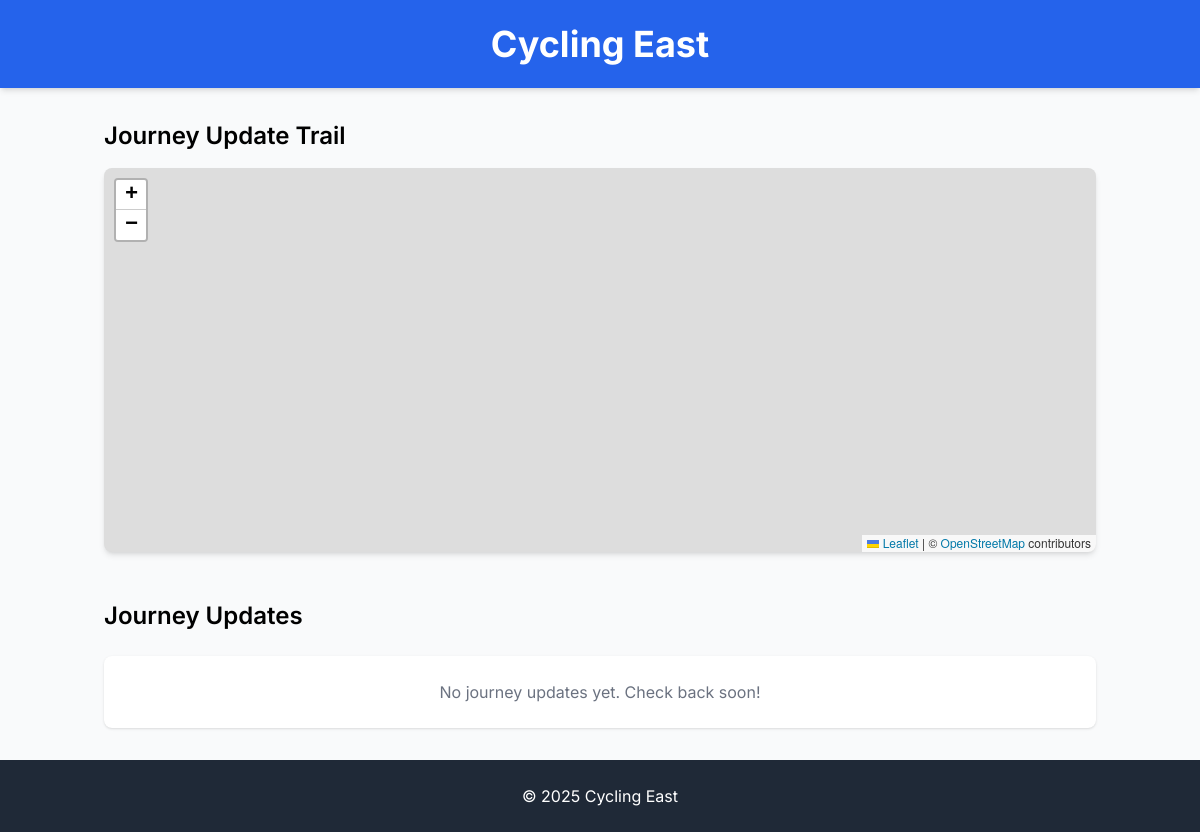
The app's page /, older data.
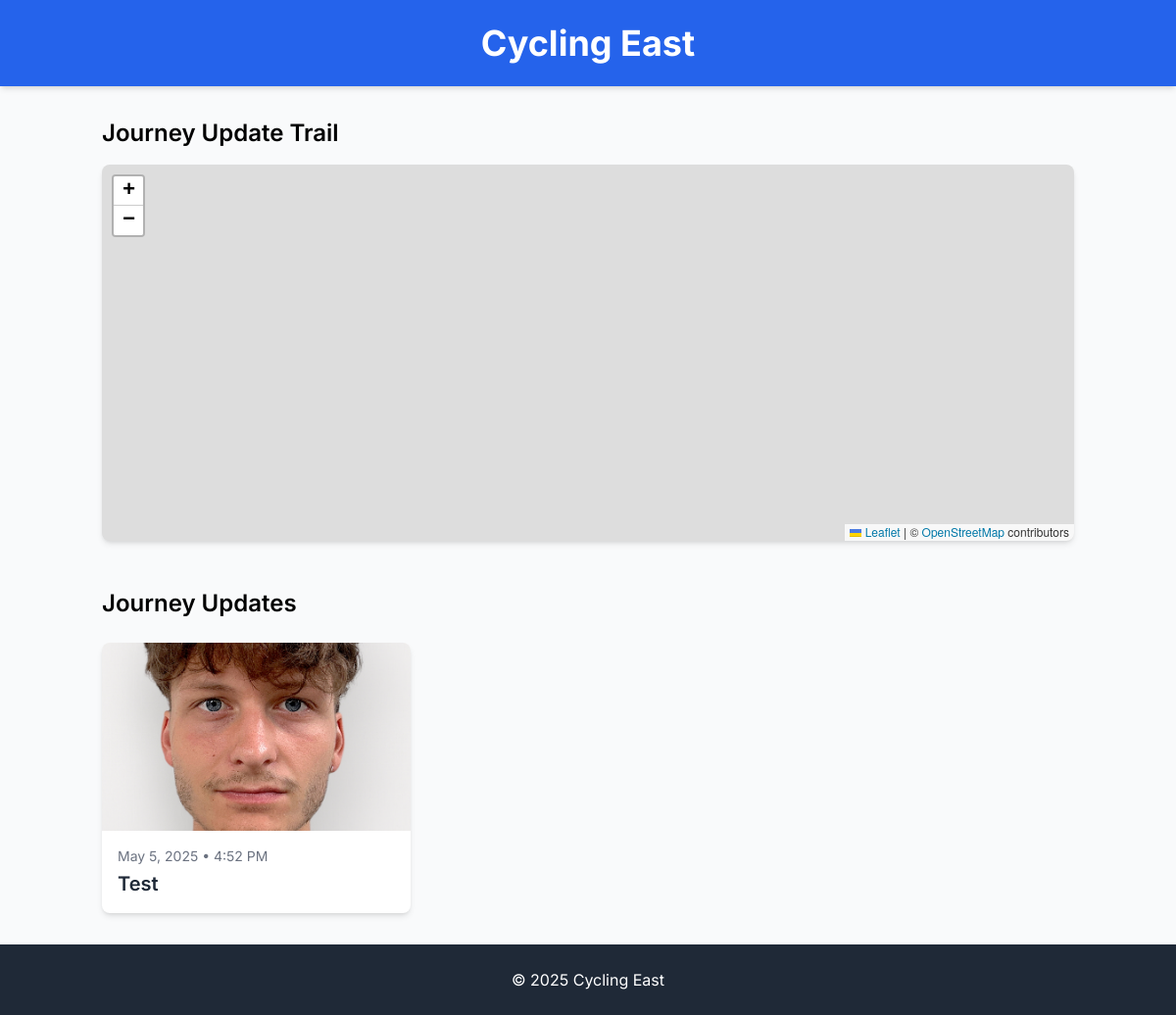
The same page, newer data.
### blog/models.py (models this page shows, shortened)
class BlogPost(models.Model):
    title = models.CharField(max_length=200)
    description = models.TextField()
    timestamp = models.DateTimeField(auto_now_add=True)
    latitude = models.FloatField(null=True, blank=True)
    longitude = models.FloatField(null=True, blank=True)
    class Meta:
        ordering = ['-timestamp']
    def get_absolute_url(self):
        return reverse('blog_detail', args=[str(self.id)])
    @property
    def first_image(self):
        image = self.images.first()
        return image if image else None
    @property
    def has_location(self):
        return self.latitude is not None and self.longitude is not None

class BlogImage(models.Model):
    blog_post = models.ForeignKey(BlogPost, related_name='images', on_delete=models.CASCADE)
    image = models.ImageField(upload_to='blog_images/')
    order = models.IntegerField(default=0)
    class Meta:
        ordering = ['order']

### blog/views.py (the view, shortened to what this page needs)
# urls.py: path('', views.BlogListView.as_view(), name='blog_list'),
class BlogListView(ListView):
    model = BlogPost
    template_name = 'blog/blog_list.html'
    context_object_name = 'blog_posts'
    def get_context_data(self, **kwargs):
        context = super().get_context_data(**kwargs)
        posts_with_location = []
        context['blog_posts_with_location'] = posts_with_location
        return context

### tracnblog/context_processors.py (called while the page is built)
def base_url_processor(request):
    return { 'BASE_URL': getattr(settings, 'BASE_URL', '') }

### templates/blog/blog_list.html (shortened to what this page needs)
{% extends 'base.html' %}
{% block content %}
    <div class="mb-8">
        <h2 class="text-2xl font-semibold mb-4">Journey Update Trail</h2>
        <div id="map" class="w-full h-96 rounded-lg shadow-md"></div>
    </div>
    <div class="mt-12" id="journey-updates">
        <h2 class="text-2xl font-semibold mb-6">Journey Updates</h2>
        {% if blog_posts %}
            <div class="grid grid-cols-1 md:grid-cols-2 lg:grid-cols-3 gap-6">
                {% for post in blog_posts %}
                    <a href="{{ post.get_absolute_url }}" class="blog-card bg-white rounded-lg shadow-md overflow-hidden transition-transform duration-200 hover:shadow-lg hover:-translate-y-1" data-blog-id="{{ post.id }}">
                        {% if post.first_image %}
                            <div class="h-48 overflow-hidden">
                                <img src="{{ BASE_URL }}{{ post.first_image.image.url }}" alt="{{ post.title }}" class="w-full h-full object-cover">
                            </div>
                        {% else %}
                            <div class="h-48 bg-gray-200 flex items-center justify-center">
                                <i class="fas fa-image text-gray-400 text-4xl"></i>
                            </div>
                        {% endif %}
                        <div class="p-4">
                            <p class="text-sm text-gray-500 mb-1">{{ post.timestamp|date:"F j, Y • g:i A" }}</p>
                            <h3 class="text-xl font-semibold text-gray-800">{{ post.title }}</h3>
                        </div>
                    </a>
                {% endfor %}
            </div>
        {% else %}
            <div class="bg-white p-6 rounded-lg shadow text-center">
                <p class="text-gray-500">No journey updates yet. Check back soon!</p>
            </div>
        {% endif %}
    </div>
{% endblock %}

Row changes from the older to the newer data that the page shows:
added BlogPost: first_image.image (picture), timestamp "May 5, 2025 • 4:52 PM", title "Test"
Text that changed along with them:
text no longer shown: "No journey updates yet. Check back soon!"
